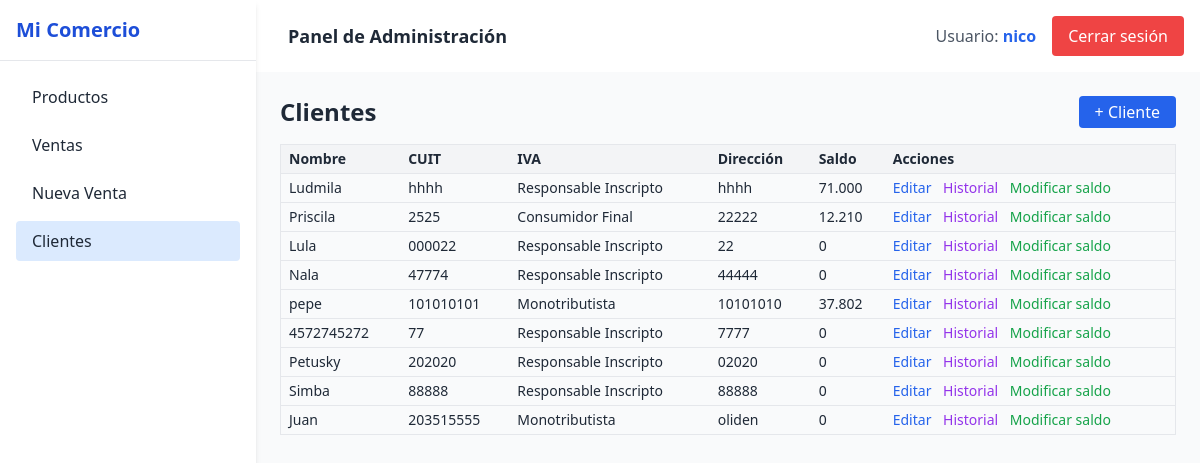
The page /ventas/lista_clientes/ (signed in) on the database its author committed.
### usuarios/models.py (models this page shows, shortened)
class Usuario(AbstractUser):
    empresa = models.ForeignKey(Empresa, on_delete=models.CASCADE, null=True, blank=True)
    empresa = models.ForeignKey(Empresa, on_delete=models.CASCADE, null=True, blank=True)

### ventas/models.py (models this page shows, shortened)
class Cliente(models.Model):
    nombre = models.CharField(max_length=100)
    cuit = models.CharField(max_length=20, blank=True, null=True)
    direccion = models.CharField(max_length=200, blank=True, null=True)
    saldo = models.DecimalField(default=0, max_digits=10, decimal_places=2)
    cuenta_corriente = models.BooleanField(default=True)
    condicion_iva = models.CharField(max_length=50, choices=[
        ('RI', 'Responsable Inscripto'),
        ('MT', 'Monotributista'),
        ('CF', 'Consumidor Final'),
        ('EX', 'Exento'),
    ], default='CF')
    empresa = models.ForeignKey(Empresa, on_delete=models.CASCADE)

### ventas/views.py (the view)
# urls.py: path('lista_clientes/', views.lista_clientes, name='lista_clientes'),
@login_required
def lista_clientes(request):
    clientes = Cliente.objects.filter(empresa=request.user.empresa)
    return render(request, 'ventas/lista_clientes.html', {'clientes': clientes})

### productos/templatetags/custom_filters.py (called while the page is built)
@register.filter
def formato_precio(value):
    if value is None:
        return ''
    return number_format(value, force_grouping=True).replace(',', '.')

### ventas/templates/ventas/lista_clientes.html (shortened to what this page needs)
{% extends 'base.html' %}
{% load static %}
{% load custom_filters %}
{% block content %}
<div x-data="clienteData()" x-ref="mainScope" class="max-w-4xl mx-auto">
  <div class="flex justify-between items-center mb-4">
    <h2 class="text-2xl font-bold">Clientes</h2>
    <button @click="openModalNuevo = true" class="bg-blue-600 text-white px-4 py-1 rounded hover:bg-blue-700">+
      Cliente</button>
  </div>
  <table class="w-full table-auto text-sm border">
    <thead class="bg-gray-100 text-left">
      <tr>
        <th class="px-2 py-1">Nombre</th>
        <th class="px-2 py-1">CUIT</th>
        <th class="px-2 py-1">IVA</th>
        <th class="px-2 py-1">Dirección</th>
        <th class="px-2 py-1">Saldo</th>
        <th class="px-2 py-1">Acciones</th>
      </tr>
    </thead>
    <tbody id="clientes-body">
      {% for cliente in clientes %}
      <tr class="border-t" id="cliente-{{ cliente.id }}">
        <td class="px-2 py-1 nombre">{{ cliente.nombre }}</td>
        <td class="px-2 py-1 cuit">{{ cliente.cuit }}</td>
        <td class="px-2 py-1 iva">{{ cliente.get_condicion_iva_display }}</td>
        <td class="px-2 py-1 direccion">{{ cliente.direccion }}</td>
        <td class="px-2 py-1 saldo">{{ cliente.saldo|floatformat:0|formato_precio }}</td>
        <td class="px-2 py-1">
          <button class="text-blue-600 hover:underline" @click="
          clienteId = {{ cliente.id }};
          clienteNombre = '{{ cliente.nombre }}';
          clienteCUIT = '{{ cliente.cuit }}';
          clienteIVA = '{{ cliente.condicion_iva }}';
          clienteDireccion = '{{ cliente.direccion }}';
          openModal = true;
           ">
            Editar
          </button>
          <button @click="
           clienteId = {{ cliente.id }};
           clienteNombre = '{{ cliente.nombre }}';
           cargarHistorial(clienteId);
           openModalHistorial = true;
          " class="text-purple-600 hover:underline ml-2">
            Historial
          </button>
          <button @click="
          clienteId = {{ cliente.id }};
          clienteNombre = '{{ cliente.nombre }}';
          clienteSaldo = parseFloat(document.querySelector('#cliente-{{ cliente.id }} .saldo').textContent.replace('$','')) || 0;
          montoPago = clienteSaldo.toFixed(2);
          pagoTipo = 'total';
          // 👉 Forzamos mostrar el formato actualizado antes de abrir el modal
          document.getElementById('saldo-visible').textContent = clienteSaldo.toLocaleString('es-AR', { minimumFractionDigits: 0 });
          openModalSaldo = true" class="text-green-600 hover:underline ml-2">
            Modificar saldo
          </button>
        </td>
      </tr>
      {% endfor %}
    </tbody>
  </table>
  {% endblock %}

### templates/base.html (shortened to what this page needs)
<!DOCTYPE html>
<html lang="es">
<head>
    <script src="https://cdn.tailwindcss.com"></script>
</head>
<body class="bg-gray-100 min-h-screen text-gray-800" x-data="{ open: false }">
    <div class="flex">
        <aside x-cloak
            class="w-64 bg-white h-screen shadow-md fixed top-0 left-0 z-30 transform transition-transform duration-300 ease-in-out"
            :class="open ? 'translate-x-0' : '-translate-x-full md:translate-x-0'">
            <div class="p-4 text-xl font-bold text-blue-700 border-b border-gray-200">
                Mi Comercio
            </div>
            <nav class="p-4 space-y-2">
                <a href="{% url 'lista_productos' %}"
                    class="block py-2 px-4 rounded hover:bg-blue-100 {% if request.path == '/productos/' %}bg-blue-100{% endif %}">Productos</a>
                <a href="{% url 'lista_ventas' %}"
                    class="block py-2 px-4 rounded hover:bg-blue-100 {% if request.path == '/ventas/' %}bg-blue-100{% endif %}">Ventas</a>
                <a href="{% url 'nueva_venta' %}"
                    class="block py-2 px-4 rounded hover:bg-blue-100 {% if request.path == '/ventas/nueva/' %}bg-blue-100{% endif %}">Nueva
                    Venta</a>
                <a href="{% url 'lista_clientes' %}"
                    class="block py-2 px-4 rounded hover:bg-blue-100 {% if request.path == '/ventas/lista_clientes/' %}bg-blue-100{% endif %}">Clientes</a>
            </nav>
        </aside>
        <div class="flex-1 min-h-screen flex flex-col ml-0 md:ml-64">
            <header class="bg-white shadow p-4 flex justify-between items-center">
                <div class="flex items-center space-x-4">
                    <div class="text-lg font-semibold">
                        {% block header %}Panel de Administración{% endblock %}
                    </div>
                </div>
                <div class="flex items-center space-x-4">
                    {% if user.is_authenticated %}
                    <span class="text-gray-600">Usuario: <strong class="text-blue-600">{{ user.username }}</strong></span>
                    <form method="post" action="{% url 'logout' %}">
                        <button type="submit"
                            class="bg-red-500 text-white px-4 py-2 rounded hover:bg-red-600 transition">
                            Cerrar sesión
                        </button>
                    </form>
                    {% else %}
                    <a href="{% url 'login' %}"
                        class="bg-blue-500 text-white px-4 py-2 rounded hover:bg-blue-600 transition">
                        Iniciar sesión
                    </a>
                    {% endif %}
                </div>
            </header>
            <main class="p-6 flex-1 bg-gray-50">
                {% block content %}{% endblock %}
            </main>
        </div>
    </div>
</body>
</html>

### rows shown on the page
Usuario: username "nico"
Cliente: nombre "Ludmila", cuit "hhhh", condicion_iva "Responsable Inscripto", direccion "hhhh", saldo "71.000"
Cliente: nombre "Priscila", cuit "2525", condicion_iva "Consumidor Final", direccion "22222", saldo "12.210"
Cliente: nombre "Lula", cuit "000022", condicion_iva "Responsable Inscripto", direccion "22", saldo "0"
Cliente: nombre "Nala", cuit "47774", condicion_iva "Responsable Inscripto", direccion "44444", saldo "0"
Cliente: nombre "pepe", cuit "101010101", condicion_iva "Monotributista", direccion "10101010", saldo "37.802"
Cliente: nombre "4572745272", cuit "77", condicion_iva "Responsable Inscripto", direccion "7777", saldo "0"
Cliente: nombre "Petusky", cuit "202020", condicion_iva "Responsable Inscripto", direccion "02020", saldo "0"
Cliente: nombre "Simba", cuit "88888", condicion_iva "Responsable Inscripto", direccion "88888", saldo "0"
Cliente: nombre "Juan", cuit "203515555", condicion_iva "Monotributista", direccion "oliden", saldo "0"
